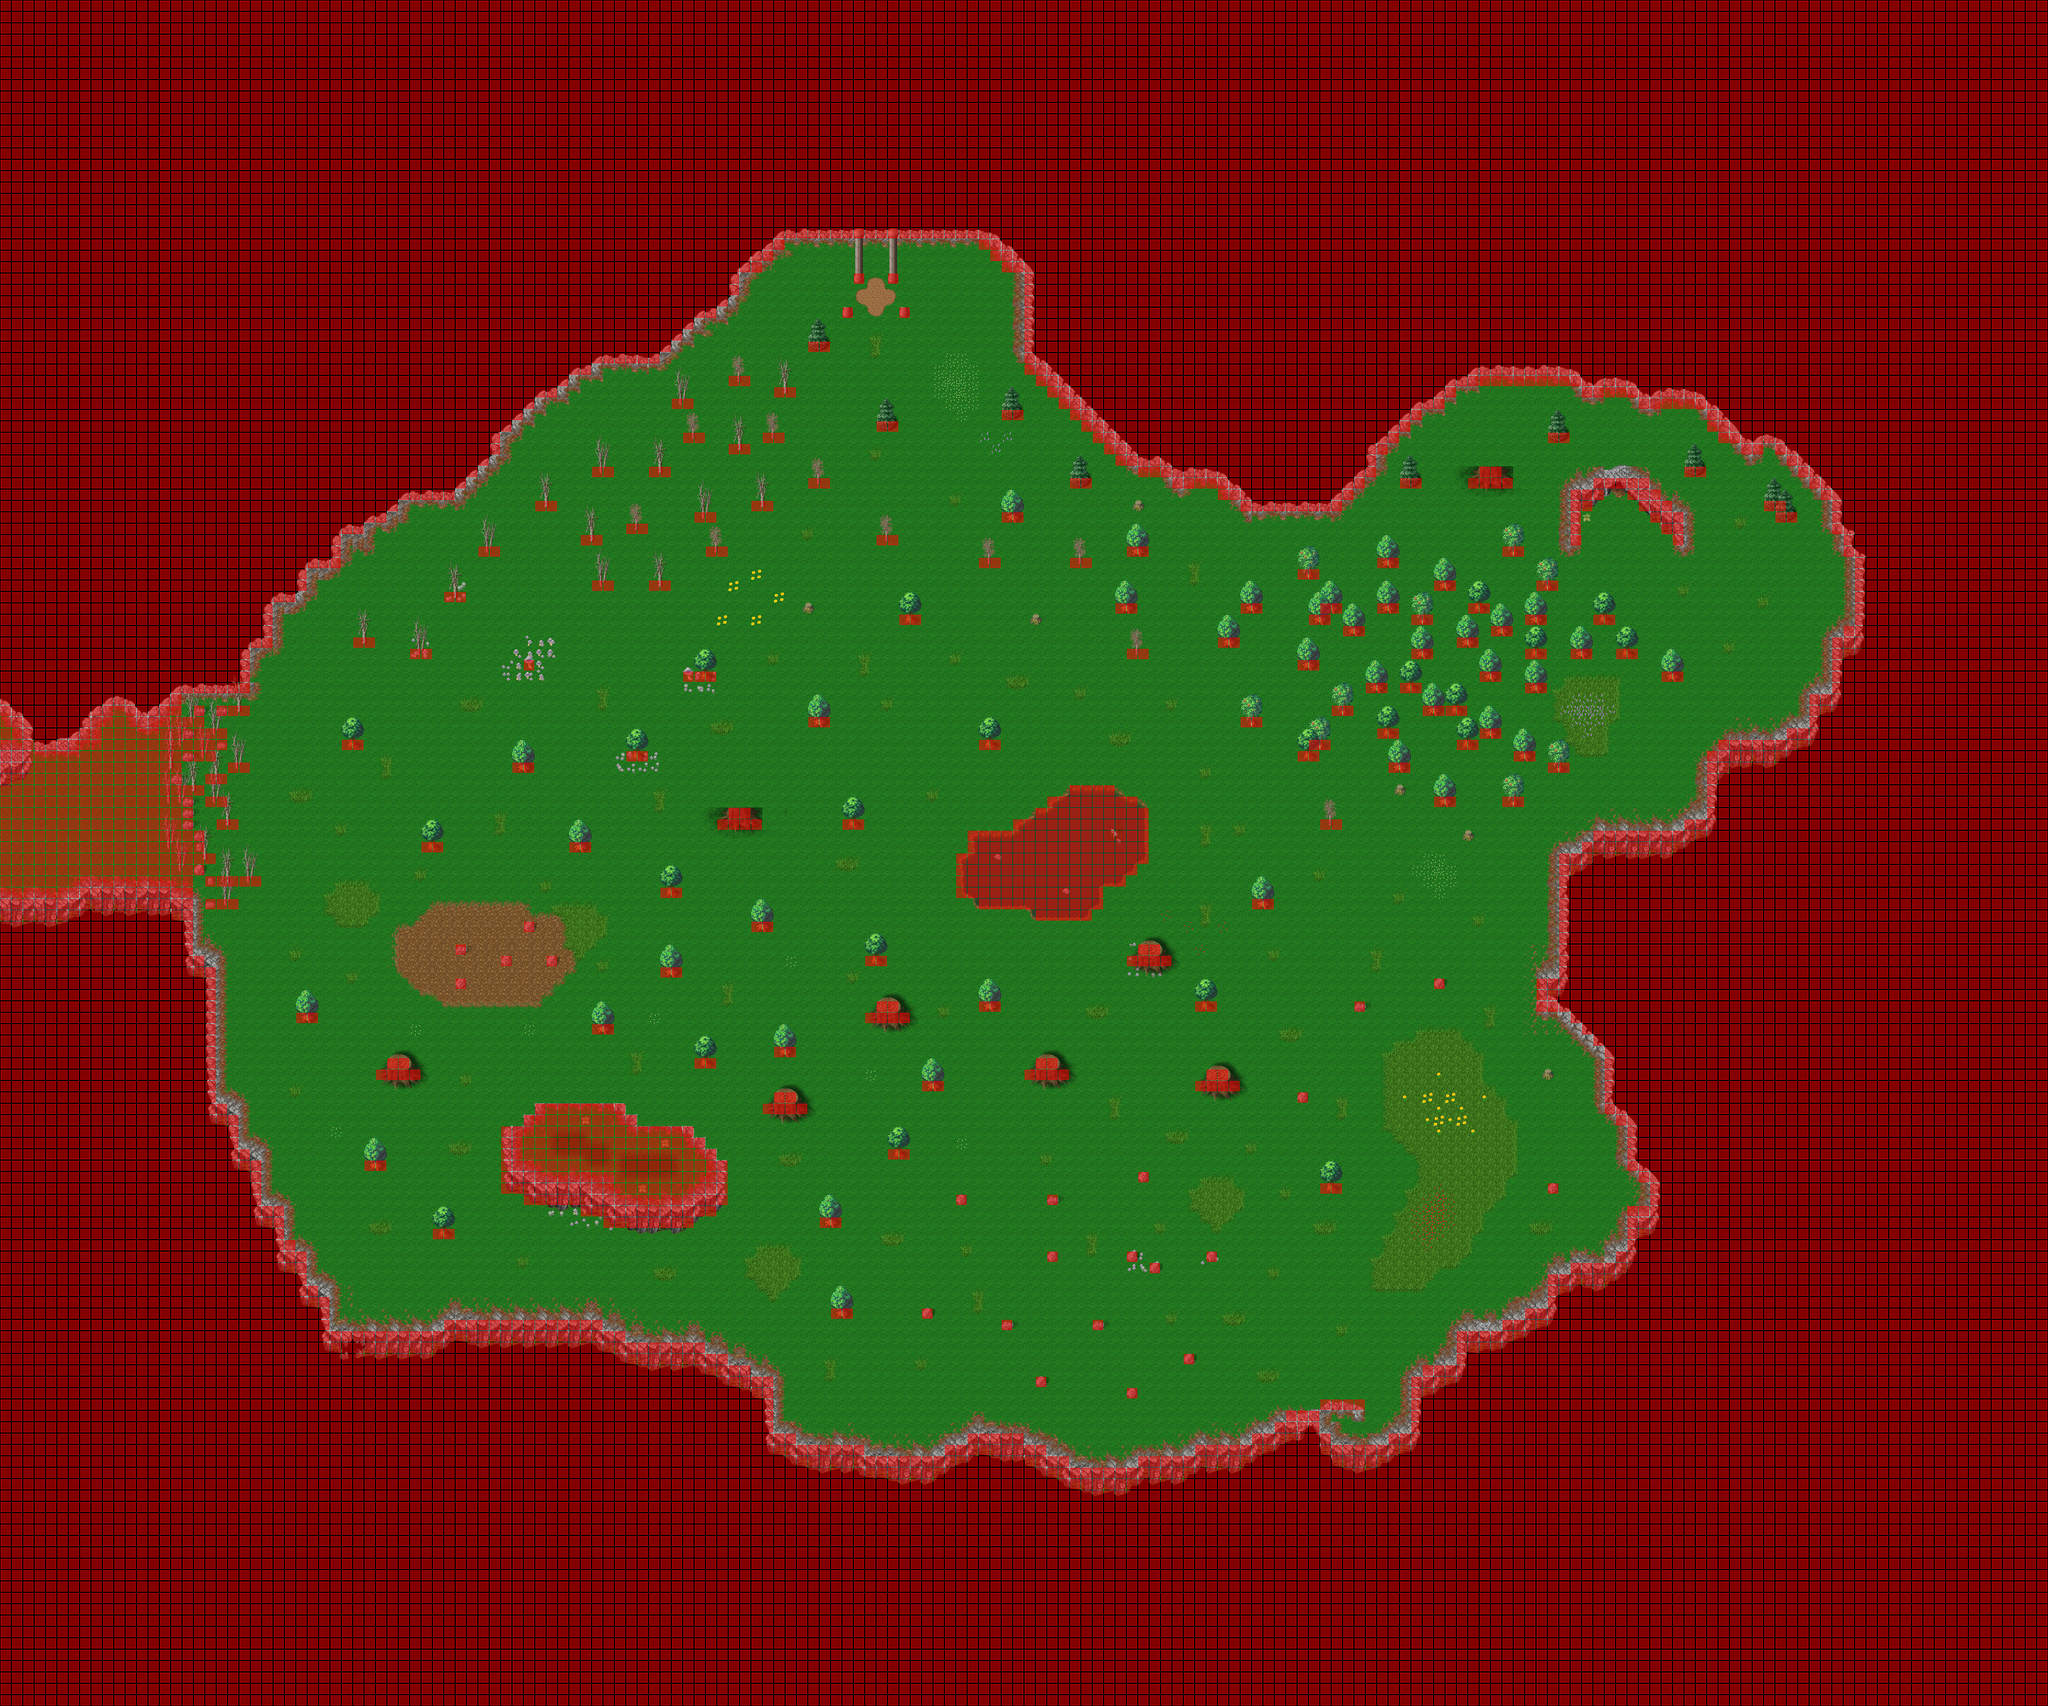

Tiled map render using the project's own tile images. Description and the map definition, with tile-layer contents summarised, below:
An orthogonal 180x150 tile map with 32x32 px tiles, 7 tile layers (ground, ground2, ground3, ground4, ...), 1 hidden layer not drawn, 11 tilesets and 7 objects (3x spawn, 2x PARTICLE_EFFECT, -PARTICLE_EFFECT).

<map version="1.0" orientation="orthogonal" width="180" height="150" tilewidth="32" tileheight="32">
 <properties>
  <property name="background0image" value="graphics/images/panorams/seaofclouds_1024x1024.png" />
  <property name="background0scrollX" value="0.2" />
  <property name="background1parallax" value="1.0" />
  <property name="folder" value="aeros" />
  <property name="minimap" value="graphics/minimaps/aeros.png" />
  <property name="music" value="butterfly_tea_-_a_simple_life.ogg" />
  <property name="name" value="Reino de Aeros" />
  <property name="overlay0image" value="graphics/images/ambient/fog.png" />
  <property name="overlay0parallax" value="1.0" />
  <property name="overlay0scrollX" value="0.2" />
  <property name="overlay0scrollY" value="0.1" />
 </properties>
 <tileset firstgid="1" name="Snow" tilewidth="32" tileheight="32">
  <image source="../graphics/tiles/Snow.png" width="512" height="512" />
 </tileset>
 <tileset firstgid="257" name="Collision" tilewidth="32" tileheight="32">
  <image source="../graphics/tiles/collision.png" width="64" height="32" />
 </tileset>
 <tileset firstgid="259" name="woodland" tilewidth="32" tileheight="32">
  <image source="../graphics/tiles/Woodland_ground.png" width="512" height="512" />
 </tileset>
 <tileset firstgid="515" name="Forest" tilewidth="32" tileheight="32">
  <image source="../graphics/tiles/Forest.png" width="608" height="672" />
 </tileset>
 <tileset firstgid="914" name="Woodland_swamp" tilewidth="32" tileheight="32">
  <image source="../graphics/tiles/Woodland_swamp.png" width="512" height="192" />
 </tileset>
 <tileset firstgid="1010" name="Woodland_x8" tilewidth="32" tileheight="32">
  <image source="../graphics/tiles/Woodland_x8.png" width="512" height="256" />
 </tileset>
 <tileset firstgid="1138" name="Woodland x3" tilewidth="32" tileheight="96">
  <image source="../graphics/tiles/Woodland_x3.png" width="512" height="192" />
 </tileset>
 <tileset firstgid="1170" name="woodland-4" tilewidth="32" tileheight="128">
  <image source="../graphics/tiles/Woodland_x4.png" width="512" height="128" />
 </tileset>
 <tileset firstgid="1186" name="Snow_tree_x3" tilewidth="32" tileheight="96">
  <image source="../graphics/tiles/Snow_tree_x3.png" width="256" height="96" />
 </tileset>
 <tileset firstgid="1194" name="casas-cogumelo" tilewidth="32" tileheight="32">
  <image source="../graphics/tiles/casas-cogumelo.png" width="640" height="224" />
 </tileset>
 <tileset firstgid="1334" name="concreteWalls" tilewidth="32" tileheight="32">
  <image source="../graphics/tiles/concreteWalls.png" width="512" height="672" />
 </tileset>
 <layer name="ground" width="180" height="150">
  <data>[27000 cells, 26967 non-empty, 63 distinct tile ids]</data>
 </layer>
 <layer name="ground2" width="180" height="150">
  <data>[27000 cells, 53 non-empty, 22 distinct tile ids]</data>
 </layer>
 <layer name="ground3" width="180" height="150">
  <data>[27000 cells, 46 non-empty, 14 distinct tile ids]</data>
 </layer>
 <layer name="ground4" width="180" height="150">
  <data>[27000 cells, 2657 non-empty, 285 distinct tile ids]</data>
 </layer>
 <layer name="fringe" width="180" height="150">
  <data>[27000 cells, 582 non-empty, 148 distinct tile ids]</data>
 </layer>
 <layer name="top" width="180" height="150">
  <data>[27000 cells, 71 non-empty, 14 distinct tile ids]</data>
 </layer>
 <layer name="top2" width="180" height="150" visible="0">
  <data>[27000 cells, 141 non-empty, 73 distinct tile ids]</data>
 </layer>
 <layer name="collision" width="180" height="150">
  <data>[27000 cells, 16771 non-empty, 1 distinct tile ids]</data>
 </layer>
 <objectgroup color="#ffff00" name="magin" width="180" height="150" visible="0">
  <object x="3264" y="416" width="640" height="640" />
 </objectgroup>
 <objectgroup color="#ff55ff" name="spawns" width="180" height="150" visible="0">
  <object name="Anjo(40)" type="spawn" x="416" y="384" width="4128" height="3808">
   <properties>
    <property name="amount" value="40" />
    <property name="delay1" value="300000" />
    <property name="id" value="1373" />
   </properties>
  </object>
  <object name="Arcanjo(20)" type="spawn" x="736" y="800" width="4128" height="3808">
   <properties>
    <property name="amount" value="20" />
    <property name="delay1" value="300000" />
    <property name="id" value="1374" />
   </properties>
  </object>
  <object name="dodo(7)" type="spawn" x="608" y="608" width="4128" height="3808">
   <properties>
    <property name="amount" value="7" />
    <property name="delay1" value="300000" />
    <property name="id" value="1375" />
   </properties>
  </object>
 </objectgroup>
 <objectgroup color="#ff55ff" name="particles" width="180" height="150">
  <object name="graphics/particles/circulo-magico2.xml" type="PARTICLE_EFFECT" x="2448" y="808" width="32" height="32" />
  <object name="graphics/particles/wispdance.particle.xml" type="PARTICLE_EFFECT" x="2464" y="928" />
  <object name="graphics/particles/pentagram-linedraw.particle.xml" type="-PARTICLE_EFFECT" x="2496" y="800" />
 </objectgroup>
</map>
